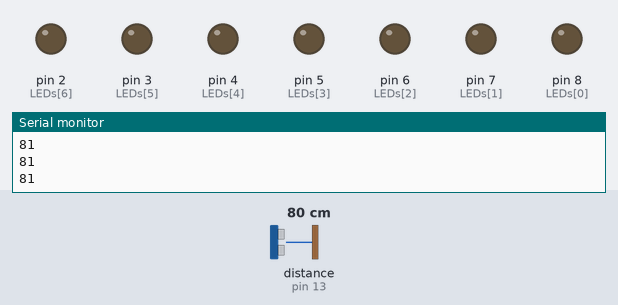
Simulated run of this sketch. Board: Arduino Uno, built with avr-gcc and run on an emulated ATmega328P. Shown: output pins drawn as LEDs (lit = HIGH), the last lines printed to the serial monitor. Wiring (inferred from the names in the program): ultrasonic range finder: trigger pin 12; echo pin 13. The test bench sets the inputs (shaded band); at power-on: distance to the obstacle (sensor on pin 13) 80 cm. The echo pulse lasts 58.3 µs per cm; pins used as bus, display or sensor lines are not drawn.

Above: at 1.2 s.
1.3 s: distance to the obstacle (sensor on pin 13) set to 54 cm
2.8 s: distance to the obstacle (sensor on pin 13) set to 45 cm
At 3.7 s:
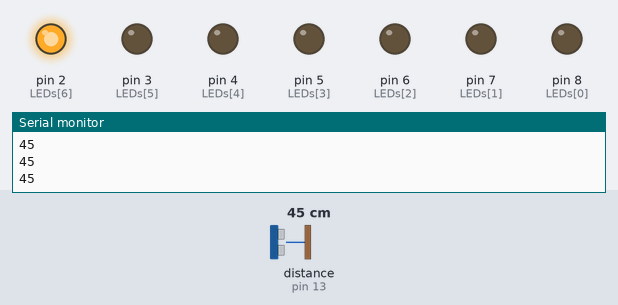
4.3 s: distance to the obstacle (sensor on pin 13) set to 38 cm
At 5.4 s:
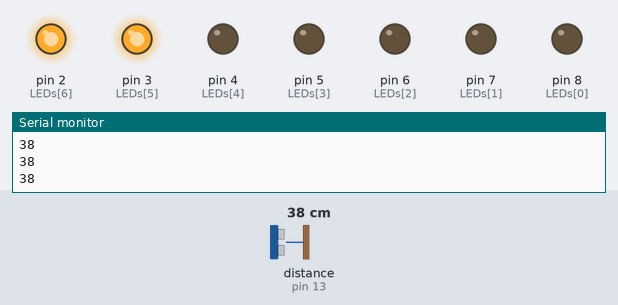
5.8 s: distance to the obstacle (sensor on pin 13) set to 33 cm
At 6.8 s:
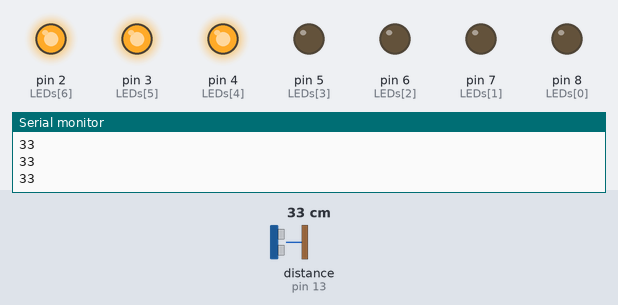
7.3 s: distance to the obstacle (sensor on pin 13) set to 2 cm
At 8.1 s:
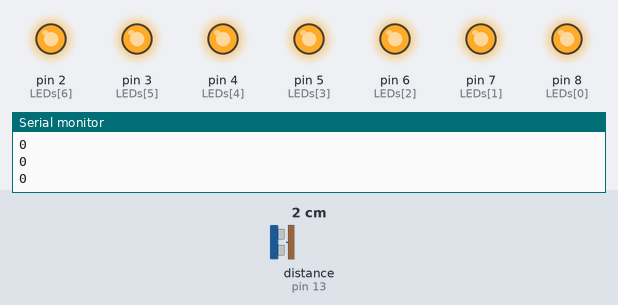
8.8 s: distance to the obstacle (sensor on pin 13) set to 35 cm
At 9.7 s:
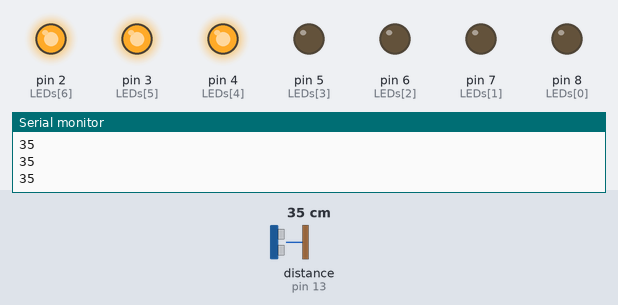
Timing chart, 0 to 11.3 s (numbered marks = the images above; inputs shaded):
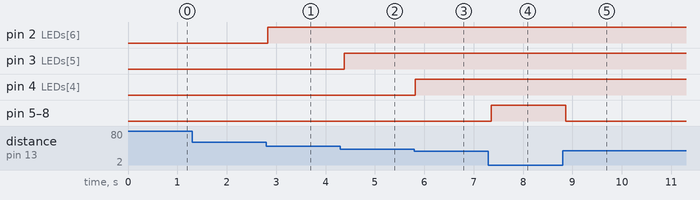

Measured:
- the behaviour switches between 50 and 49 cm on distance to the obstacle (sensor on pin 13) (found by bisection; images 0 and 1)
- the behaviour switches between 43 and 42 cm on distance to the obstacle (sensor on pin 13) (found by bisection; images 1 and 2)
- the behaviour switches between 36 and 35 cm on distance to the obstacle (sensor on pin 13) (found by bisection; images 2 and 3)
- after the input at 2.8 s, pin 2 (LEDs[6]): LOW → HIGH at once
- after the input at 4.3 s, pin 3 (LEDs[5]): LOW → HIGH after 0.08 s
- after the input at 5.8 s, pin 4 (LEDs[4]): LOW → HIGH at once
- after the input at 7.3 s, pin 5 (LEDs[3]), pin 6 (LEDs[2]), pin 7 (LEDs[1]), pin 8 (LEDs[0]): LOW → HIGH after 0.05 s
- after the input at 8.8 s, pin 5 (LEDs[3]), pin 6 (LEDs[2]), pin 7 (LEDs[1]), pin 8 (LEDs[0]): HIGH → LOW after 0.07 s

The sketch:

sketch_jan12a.ino
```cpp
////linkdin/anantsharma31
const int trig = 12;
const int echo = 13;

const int LEDs[] = {8, 7, 6, 5, 4, 3, 2};

int duration = 0;
int distance = 0;

void setup() {
  pinMode(trig, OUTPUT);
  pinMode(echo, INPUT);

  for (int i = 0; i < 7; i++) {
    pinMode(LEDs[i], OUTPUT);
  }

  Serial.begin(9600);
}

void loop() {
  // Trigger the ultrasonic pulse
  digitalWrite(trig, LOW);
  delayMicroseconds(2);
  digitalWrite(trig, HIGH);
  delayMicroseconds(10);
  digitalWrite(trig, LOW);

  // Measure echo duration and calculate distance
  duration = pulseIn(echo, HIGH);
  distance = duration * 0.0175;

  // Handle invalid readings
  if (distance < 2 || distance > 400) {
    distance = 0;
  }

  // Print distance to Serial Monitor
  Serial.println(distance);

  // Control LEDs
  for (int i = 0; i < 7; i++) {
    if (distance <= (i + 1) * 7) {
      digitalWrite(LEDs[i], HIGH);
    } else {
      digitalWrite(LEDs[i], LOW);
    }
  }

  delay(100); // Small delay for stability
}
```
